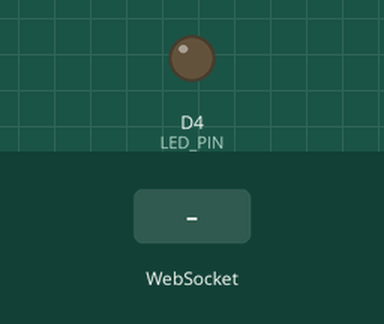
This sketch was run on a simulated ESP8266 (Wemos D1 mini). Shown: output pins drawn as LEDs (lit = HIGH). Wiring (inferred from the names in the program): IR receiver: data D2. Inputs (shaded band) come from the test bench. WiFi joins after 1.5 s; servers stay silent unless stated; what the sketch prints to the serial monitor is not drawn.

Above: at 1.3 s.
At 3.2 s:
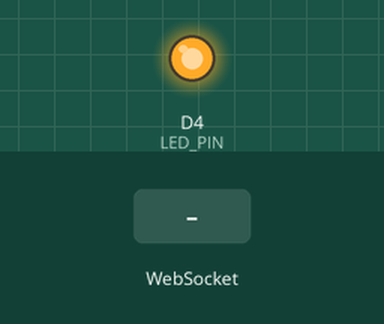
3.3 s: WebSocket text "1" received
Timing chart, 0 to 6.3 s (numbered marks = the images above; inputs shaded):
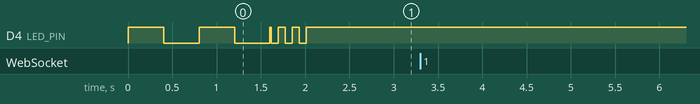

The sketch:

BlinkGuard_ESP8266.ino
```cpp
/*
 * =====================================================
 *  BlinkGuard v3.0
 *  Hardware : ESP8266 (NodeMCU / Wemos D1 Mini)
 *             Standard IR Obstacle Avoidance Module
 *             (Active LOW — OUT goes LOW on detection)
 *  Protocol : WebSocket (port 81) over WiFi
 * =====================================================
 *
 *  HOW THIS SENSOR WORKS:
 *    OUT = HIGH  →  No reflection  →  Eye OPEN
 *    OUT = LOW   →  Reflection     →  Eye CLOSED (blink!)
 *
 *  WIRING:
 *    IR Module OUT  →  D2 (GPIO4)
 *    IR Module VCC  →  3.3V
 *    IR Module GND  →  GND
 *    Onboard LED    →  D4 (GPIO2, active LOW)
 *
 *  SENSOR PLACEMENT:
 *    Mount on glasses inner frame, facing the EYELID
 *    from the SIDE (not straight at the eye).
 *    Distance: 5–15mm from eyelid surface.
 *    Turn the potentiometer on the module to adjust
 *    sensitivity until the module LED turns ON when
 *    you close your eye and OFF when open.
 *
 *  LIBRARIES (install via Library Manager):
 *    - WebSockets  by Markus Sattler
 *    - ArduinoJson by Benoit Blanchon (v6)
 * =====================================================
 */

#include <ESP8266WiFi.h>
#include <WebSocketsServer.h>
#include <ArduinoJson.h>

// ─── WiFi ─────────────────────────────────────────────
const char* WIFI_SSID     = "YOUR_WIFI_NAME";
const char* WIFI_PASSWORD = "YOUR_WIFI_PASSWORD";

// ─── Pins ─────────────────────────────────────────────
#define IR_PIN    D2   // IR sensor OUT pin (active LOW)
#define LED_PIN   D4   // Onboard LED (active LOW on NodeMCU)

// ─── Tuning ───────────────────────────────────────────
#define BLINK_MIN_MS    40     // Eyelid must stay closed at least 40ms
#define BLINK_MAX_MS    500    // Eyelid closed longer = not a blink (squint/eyes shut)
#define DEBOUNCE_MS     250    // Minimum gap between two blinks
#define STATS_EVERY_MS  1000   // Send stats to dashboard every 1 second
#define BPM_WINDOW_MS   60000  // Rolling 60-second BPM window

// ─── State ────────────────────────────────────────────
bool          eyeClosed       = false;
unsigned long eyeClosedAt     = 0;
unsigned long lastBlinkAt     = 0;
unsigned long lastStatsAt     = 0;
unsigned long sessionStart    = 0;

unsigned long blinkLog[60];   // Circular buffer — timestamps of last 60 blinks
int  blinkIdx    = 0;
int  totalBlinks = 0;
int  clients     = 0;

WebSocketsServer ws(81);

// ─── BPM ──────────────────────────────────────────────
int getBPM() {
  unsigned long now = millis();
  int n = 0;
  for (int i = 0; i < 60; i++)
    if (blinkLog[i] && (now - blinkLog[i]) < BPM_WINDOW_MS) n++;
  return n;
}

const char* health(int bpm) {
  if (bpm == 0)      return "NO_DATA";
  if (bpm < 12)      return "LOW";
  if (bpm <= 20)     return "GOOD";
  return "HIGH";
}

// ─── Send JSON ────────────────────────────────────────
void send(bool isBlink) {
  int bpm = getBPM();
  StaticJsonDocument<200> doc;
  doc["type"]    = isBlink ? "blink" : "stats";
  doc["blink"]   = isBlink;
  doc["bpm"]     = bpm;
  doc["total"]   = totalBlinks;
  doc["health"]  = health(bpm);
  doc["session"] = (millis() - sessionStart) / 1000;
  doc["rssi"]    = WiFi.RSSI();
  char buf[200];
  serializeJson(doc, buf);
  ws.broadcastTXT(buf);
}

// ─── WebSocket events ─────────────────────────────────
void onWsEvent(uint8_t num, WStype_t type, uint8_t* payload, size_t len) {
  if (type == WStype_CONNECTED) {
    clients++;
    Serial.printf("[WS] Client connected. IP: %s\n",
      ws.remoteIP(num).toString().c_str());
    send(false); // send current stats immediately
  }
  if (type == WStype_DISCONNECTED && clients > 0) clients--;
  if (type == WStype_TEXT) {
    if (strcmp((char*)payload, "RESET") == 0) {
      totalBlinks = 0; blinkIdx = 0;
      memset(blinkLog, 0, sizeof(blinkLog));
      sessionStart = millis();
      Serial.println("[CMD] Session reset");
    }
  }
}

// ─── Setup ────────────────────────────────────────────
void setup() {
  Serial.begin(115200);
  Serial.println("\n=== BlinkGuard v3.0 ===");

  pinMode(IR_PIN,  INPUT);
  pinMode(LED_PIN, OUTPUT);
  digitalWrite(LED_PIN, HIGH); // OFF

  memset(blinkLog, 0, sizeof(blinkLog));

  // Connect WiFi
  WiFi.begin(WIFI_SSID, WIFI_PASSWORD);
  WiFi.setSleepMode(WIFI_NONE_SLEEP);
  Serial.printf("Connecting to %s", WIFI_SSID);
  int t = 0;
  while (WiFi.status() != WL_CONNECTED) {
    delay(400); Serial.print(".");
    digitalWrite(LED_PIN, !digitalRead(LED_PIN));
    if (++t > 50) { Serial.println("\nFailed. Restarting."); ESP.restart(); }
  }
  digitalWrite(LED_PIN, HIGH);

  Serial.printf("\n[OK] Connected! IP: %s\n", WiFi.localIP().toString().c_str());
  Serial.printf("[WS] ws://%s:81\n",          WiFi.localIP().toString().c_str());
  Serial.println("[TIP] Adjust potentiometer on IR module until:");
  Serial.println("      - Module LED = OFF  when eye is OPEN");
  Serial.println("      - Module LED = ON   when eye is CLOSED");

  ws.begin();
  ws.onEvent(onWsEvent);
  sessionStart = millis();

  // 3 quick flashes = ready
  for (int i = 0; i < 3; i++) {
    digitalWrite(LED_PIN, LOW);  delay(80);
    digitalWrite(LED_PIN, HIGH); delay(80);
  }
  Serial.println("[OK] Ready — watching for blinks.");
}

// ─── Loop ─────────────────────────────────────────────
void loop() {
  ws.loop();

  unsigned long now  = millis();
  bool          pinLow = (digitalRead(IR_PIN) == LOW); // LOW = eye closed

  // ── Rising edge: eye just CLOSED ──────────────────
  if (pinLow && !eyeClosed) {
    eyeClosed   = true;
    eyeClosedAt = now;
    digitalWrite(LED_PIN, LOW); // LED on while eye closed
  }

  // ── Falling edge: eye just OPENED ─────────────────
  if (!pinLow && eyeClosed) {
    eyeClosed = false;
    digitalWrite(LED_PIN, HIGH);

    unsigned long duration = now - eyeClosedAt;
    unsigned long gap      = now - lastBlinkAt;

    // Valid blink check
    if (duration >= BLINK_MIN_MS &&
        duration <= BLINK_MAX_MS &&
        gap      >= DEBOUNCE_MS) {

      lastBlinkAt = now;
      totalBlinks++;
      blinkLog[blinkIdx % 60] = now;
      blinkIdx++;

      send(true); // instant blink event to dashboard

      Serial.printf("[BLINK] #%d | closed=%lums | BPM=%d | %s\n",
        totalBlinks, duration, getBPM(), health(getBPM()));

    } else {
      // Log why it was rejected (helpful for tuning)
      if (duration < BLINK_MIN_MS)
        Serial.printf("[skip] too short: %lums\n", duration);
      else if (duration > BLINK_MAX_MS)
        Serial.printf("[skip] too long: %lums\n", duration);
      else
        Serial.printf("[skip] debounce: gap=%lums\n", gap);
    }
  }

  // ── Periodic stats to dashboard ───────────────────
  if (now - lastStatsAt >= STATS_EVERY_MS) {
    lastStatsAt = now;
    if (clients > 0) send(false);
  }
}
```

Measured:
- after the input at 3.3 s, every drawn part: stays the same
